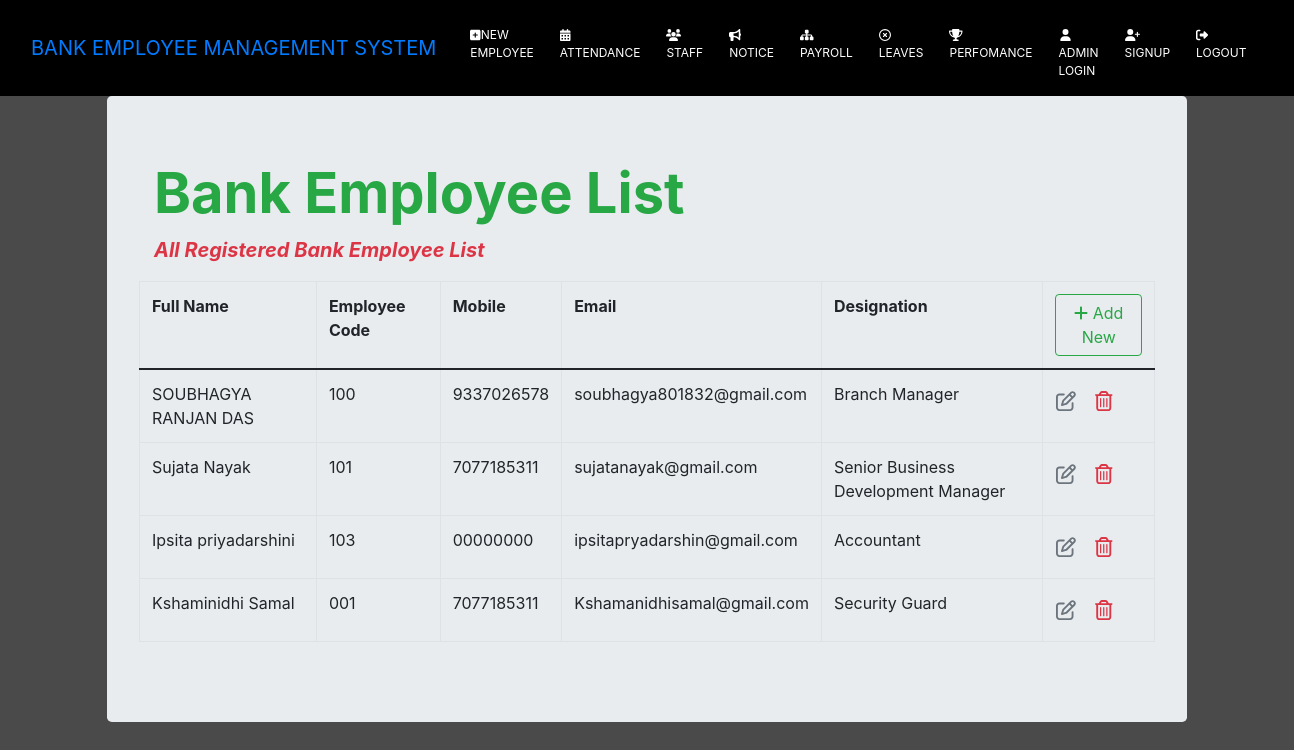
Screenshot of /dash/ with the database file from the repository.
### core/models.py (models this page shows)
class User(models.Model):
    name = models.CharField(max_length=100)
    emp_code = models.CharField(max_length=3)
    mobile = models.CharField(max_length=15)
    email = models.EmailField(max_length=50)
    desig = models.ForeignKey(Position,on_delete=models.CASCADE)

class Position(models.Model):
    title = models.CharField(max_length=50)
    def __str__(self):
        return self.title

### core/views.py (the view)
# urls.py: path('dash/',views.dash,name='dash') # get req. to retrieve and display all records
def dash(request):
    context = {'dash': User.objects.all()}
    return render(request, 'core/dashboard.html',context)

### core/templates/core/dashboard.html (shortened to what this page needs)
{% extends 'core/base.html'%}
{% load static %}
{% block content %}
<div class="container">
<div class="container-fluid">
<div class="jumbotron">
  <div class="container">
    <h1 class="display-4 text-success font-weight-bold"> Bank Employee List</h1>
    <p class="lead text-danger font-italic font-weight-bold">All Registered Bank Employee List</p>
  </div>
    <table class="table table-bordered">
    <thead class="border-bottom font-weight-bold">
    <tr>
    <td>Full Name</td>
    <td>Employee Code</td>
    <td>Mobile</td>
    <td>Email</td>
    <td>Designation</td>
    <td>
        <a href="{% url 'addemp' %}" class="btn btn-outline-success">
        <i class="fas fa-plus"></i> Add New</a>
    </td>
    </tr>
    </thead>
    <tbody>
        {%for employee in dash %}
        <tr>
        <td>{{employee.name}}</td>
        <td>{{employee.emp_code}}</td>
        <td>{{employee.mobile}}</td>
        <td>{{employee.email}}</td>
        <td>{{employee.desig}}</td>
         <td>
            <a href="#" class="btn text-secondary px-0">
             <i class="far fa-edit fa-lg"></i>
            </a>
            <form action="#" method="post" class="d-inline">
            <button type="submit" class="btn">
             <i class="far fa-trash-alt fa-lg text-danger float-right"></i>
                        </button>
                    </form>
                </td>
        </tr>
        {% endfor %}
    </tbody>
    </table>
</div>
</div>
</div>
{% endblock content %}

### core/static/core/css/style.css (style rules this page uses)
body { background-color: rgb(75, 74, 74); color: antiquewhite; }

### rows the page displays
User: name "SOUBHAGYA RANJAN DAS", emp_code "100", mobile "9337026578", email "soubhagya801832@gmail.com", desig "Branch Manager"
User: name "Sujata Nayak", emp_code "101", mobile "7077185311", email "sujatanayak@gmail.com", desig "Senior Business Development Manager"
User: name "Ipsita priyadarshini", emp_code "103", mobile "00000000", email "ipsitapryadarshin@gmail.com", desig "Accountant"
User: name "Kshaminidhi Samal", emp_code "001", mobile "7077185311", email "Kshamanidhisamal@gmail.com", desig "Security Guard"
